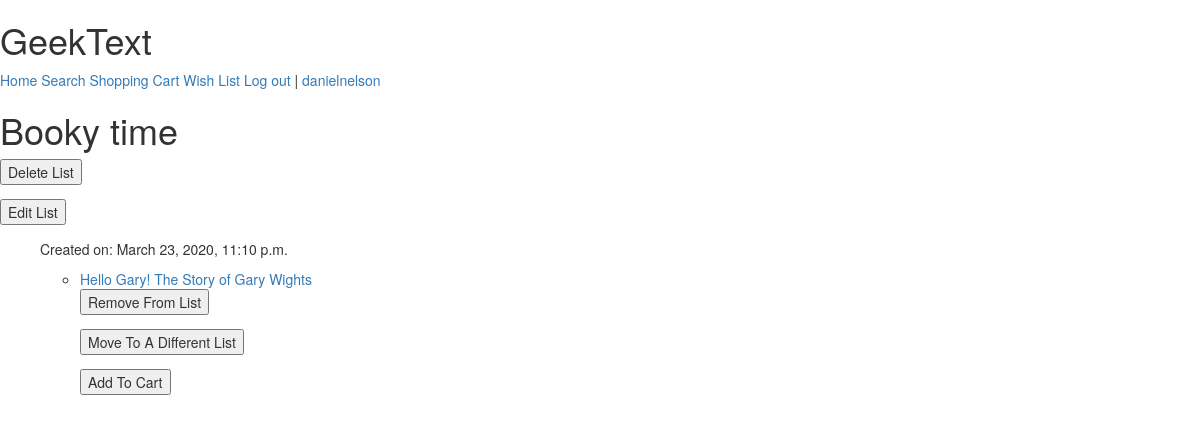
Before: /wishlist/current/4/ (signed in) with the older database file.
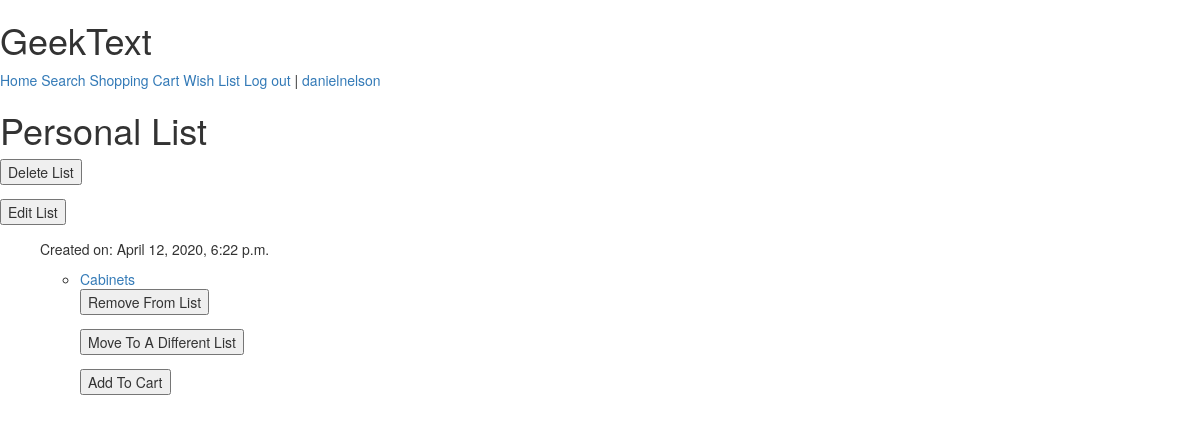
After: the same page with the newer database file.
### wishlist/models.py (models this page shows, shortened)
class Wishlist(models.Model):
    listname = models.CharField(max_length=20, default='My Wishlist')
    created = models.DateTimeField(auto_now_add=True)
    books = models.ManyToManyField(Book, blank=True)
    user = models.ForeignKey(User, on_delete=models.CASCADE, default=0)

### details/models.py (models this page shows, shortened)
class Book(models.Model):
    PURCHASE_CHOICES = [('New','New'),('Used','Used')]
    BOOK_TYPE = [('Hardback','Hardback'),('Paperback','Paperback')]
    title = models.CharField(max_length=100)
    author = models.ForeignKey(Author, on_delete=models.CASCADE, related_name='Author')
    publisher = models.CharField(max_length=100)
    genre = models.CharField(max_length=30)
    condition = models.CharField(choices=PURCHASE_CHOICES, max_length=10, blank=True)
    type = models.CharField(choices=BOOK_TYPE, max_length=10)
    published_date=models.DateTimeField()
    cover = models.ImageField(upload_to='uploads/', null=True)
    cost = models.FloatField(null=True, blank=True, default=None)
    pages = models.IntegerField(null=True, blank=True, default=None)
    synopsis = models.CharField(max_length=1000, blank=True, null=True)
    ISBN = models.CharField(max_length=25, blank=True, null=True)
    dimensions = models.CharField(max_length=50, blank=True, null=True)

### wishlist/views.py (the view)
# urls.py: url(r'wishlist/current/(\d+)/', wishviews.current_wish_list, name='current_wish_list'),
@login_required
def current_wish_list(request, id):
    try:
        list = Wishlist.objects.get(id=id)
    except Wishlist.DoesNotExist:
        raise Http404('WishList Not Found')
    lists = Wishlist.objects.filter(user=request.user)
    bookobject = Book.objects.all()
    return render(request, 'wishlist/current.html', {'list': list})

### wishlist/templates/wishlist/current.html (shortened to what this page needs)
{% block content %}
{% load static %}
<head>
       <link rel="stylesheet" href="//maxcdn.bootstrapcdn.com/bootstrap/3.2.0/css/bootstrap.min.css">
       <link rel="stylesheet" href="//maxcdn.bootstrapcdn.com/bootstrap/3.2.0/css/bootstrap-theme.min.css">
       <link rel="stylesheet" href="{% static 'css/admin/css/details.css' %}">
</head>
<div class="logo">
<h1>GeekText</h1>
</div>
<div class="topnav">
 <a href="{% url 'home' %}">Home</a>
 <a>Search</a>
 <a href="{% url 'item-list' %}">Shopping Cart</a>
 <a href="{% url 'all_wish_list'%}">Wish List</a>
 {% if user.is_authenticated %}
   <a href="{% url 'profile_logout' %}">Log out </a> | <a href = "{%url 'profile_detail' %}">{{ user.username }}</a>
 {% else %}
   <a href="{% url 'profile_login' %}">Log In </a> | <a href = "{% url 'profile_signup' %}" > Sign Up</a>
 {% endif %}
</div>
<div>
<h1>{{list.listname}}</h1>
<form method="POST" action="{% url 'delete_wish_list' list.id %}">
<button type="submit">Delete List</button>
</form>
<form method="GET" action="{% url 'edit_list' list.id %}">
<button type="submit">Edit List</button>
</form>
<ul>
    <p>Created on: {{ list.created }}</p>
      {% for book in list.books.all %}
        <ul>
          <li><a href="{% url 'book_detail' book.id %}">{{ book.title }}</a></li>
          <form method="POST" action="{% url 'delete_book' book.id list.id %}">
          <button type="submit">Remove From List</button>
          </form>
          <form method="GET" action="{% url 'move_book' book.id list.id %}">
          <button type="submit">Move To A Different List</button>
          </form>
          <form method="POST" action="{{ object.get_add_to_cart_url }}">
          <button type="submit">Add To Cart</button>
          </form>
        </ul>
      {% empty %}
        <p>This list is empty.</p>
      {% endfor %}
</ul>
</div>
{% endblock %}

Changed rows visible on the page:
no longer on this page (row edited): Book: title "Hello Gary! The Story of Gary Wights"
changed Wishlist: listname "Booky time" → "Personal List"; created "March 23, 2020, 11:10 p.m." → "April 12, 2020, 6:22 p.m."
now on this page (row edited): Book: title "Cabinets"
